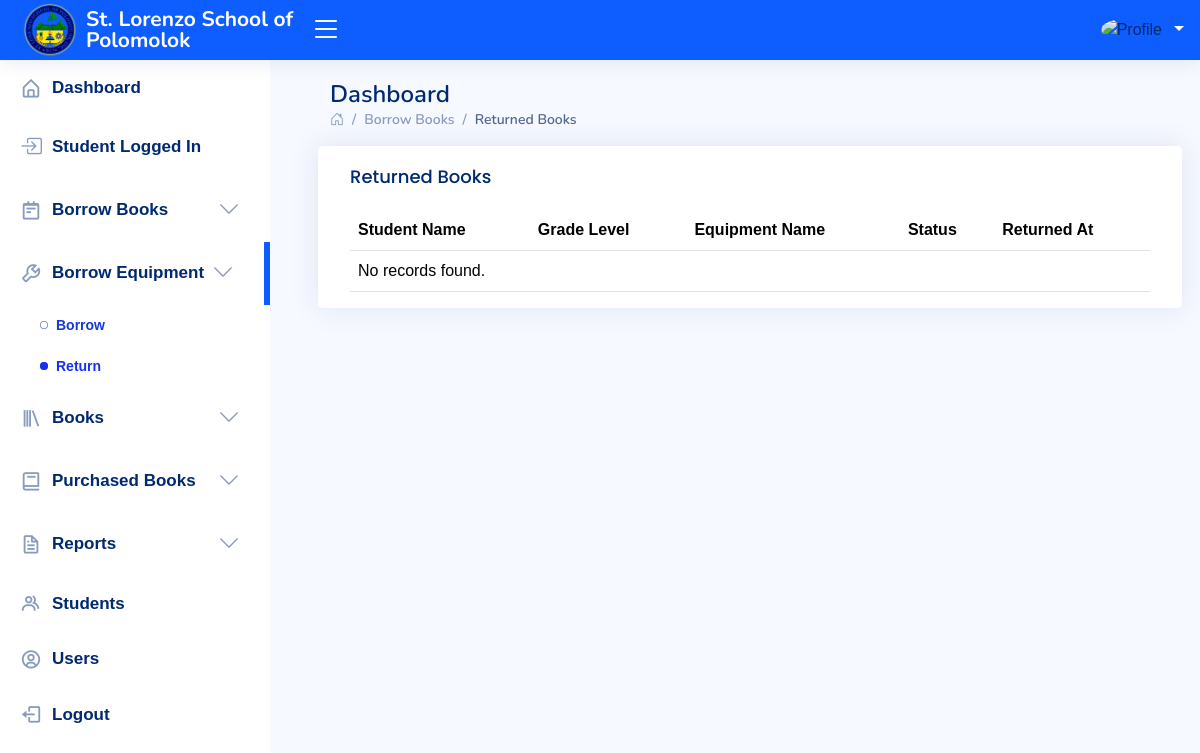
/administrator/returned-equipment.php, run on an earlier commit of the app's database.
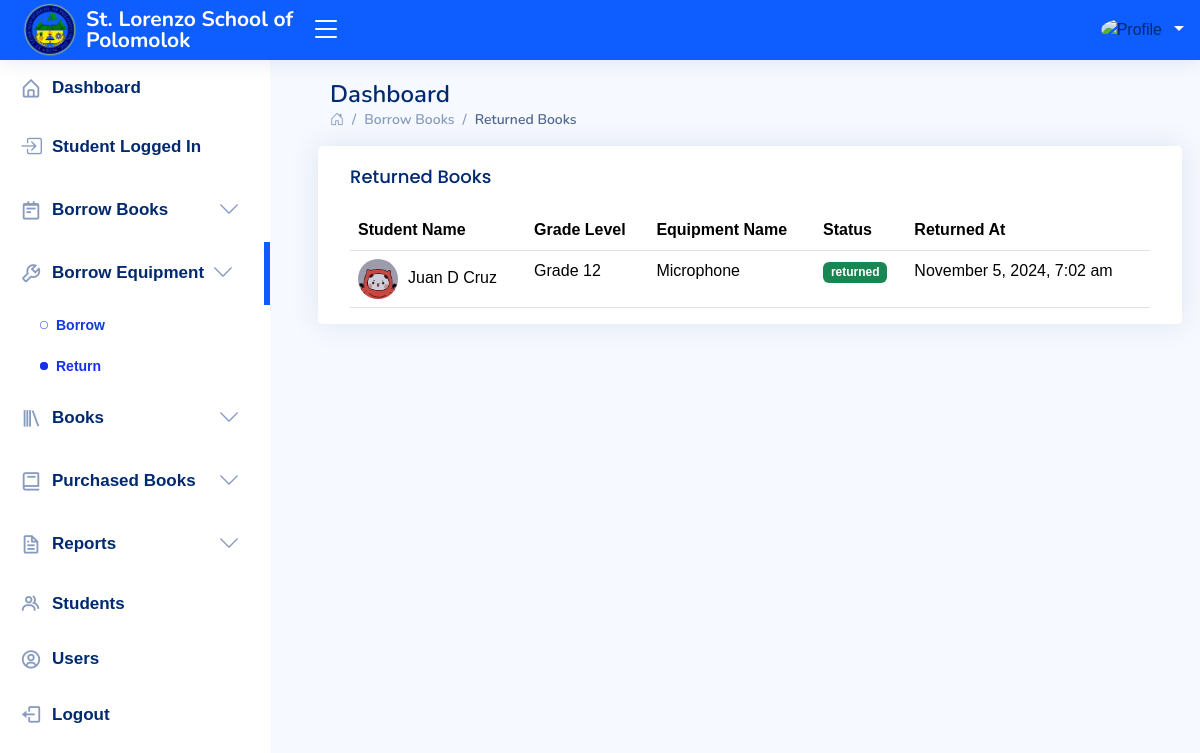
And on a later commit of the database.
### tables this page shows
CREATE TABLE IF NOT EXISTS `return_equipment` (
  `return_equipment_id` int NOT NULL AUTO_INCREMENT,
  `equipment_id` int NOT NULL,
  `quantity` int NOT NULL,
  `status` enum('returned','damaged','lost') NOT NULL,
  `returned_at` datetime DEFAULT CURRENT_TIMESTAMP,
  PRIMARY KEY (`return_equipment_id`),
  KEY `fk_equipment` (`equipment_id`)
);

CREATE TABLE IF NOT EXISTS `student` (
  `student_id` int NOT NULL AUTO_INCREMENT,
  `user_id` int NOT NULL,
  `rfid` varchar(255) NOT NULL,
  `firstname` varchar(255) NOT NULL,
  `middlename` varchar(255) NOT NULL,
  `lastname` varchar(255) NOT NULL,
  `gradelevel` varchar(255) NOT NULL,
  `address` varchar(255) NOT NULL,
  `picture` varchar(255) NOT NULL,
  `created_at` varchar(255) NOT NULL,
  PRIMARY KEY (`student_id`)
);

CREATE TABLE IF NOT EXISTS `equipment_borrow` (
  `equipment_id` int NOT NULL AUTO_INCREMENT,
  `student_id` int NOT NULL,
  `equipment` varchar(255) NOT NULL,
  `status` varchar(255) NOT NULL,
  `created_at` timestamp NOT NULL DEFAULT CURRENT_TIMESTAMP,
  PRIMARY KEY (`equipment_id`),
  KEY `fk_student` (`student_id`)
);

### administrator/returned-equipment.php (the view, shortened to what the changed rows need)
<!DOCTYPE html>
<html lang="en">
<head>
    <link href="assets/vendor/bootstrap/css/bootstrap.min.css" rel="stylesheet">
    <link href="assets/vendor/bootstrap-icons/bootstrap-icons.css" rel="stylesheet">
    <link href="assets/vendor/boxicons/css/boxicons.min.css" rel="stylesheet">
    <link href="assets/vendor/quill/quill.snow.css" rel="stylesheet">
    <link href="assets/vendor/quill/quill.bubble.css" rel="stylesheet">
    <link href="assets/vendor/remixicon/remixicon.css" rel="stylesheet">
    <link href="assets/vendor/simple-datatables/style.css" rel="stylesheet">
    <link href="assets/css/style.css" rel="stylesheet">
    <link href="assets/sweet-alert/sweetalert2.min.css" rel="stylesheet">
</head>
<body>
    <?php
    include 'inc/navbar.php';
    ?>
    <main id="main" class="main">
        <div class="pagetitle">
            <h1>Dashboard</h1>
        </div>
        <section class="section">
            <div class="row">
                <div class="card">
                    <div class="card-body">
                        <table class="table datatable">
                            <thead>
                                <tr>
                                    <th>Student Name</th>
                                    <th>Grade Level</th>
                                    <th>Equipment Name</th>
                                    <th>Status</th>
                                    <th>Returned At</th>
                                </tr>
                            </thead>
                            <tbody>
                                <?php
                                    $sql = "SELECT re.return_equipment_id,
                                                    CONCAT(s.firstname, ' ', s.middlename, ' ', s.lastname) AS student_name,
                                                    s.gradelevel,
                                                    s.picture, -- Include the picture field
                                                    eb.equipment AS equipment_name, -- Assuming you have an equipment name field
                                                    re.status,
                                                    re.returned_at
                                            FROM return_equipment re
                                            JOIN equipment_borrow eb ON re.equipment_id = eb.equipment_id -- Adjust the join if necessary
                                            JOIN student s ON eb.student_id = s.student_id";
                                    $result = $con->query($sql);
                                    if ($result === false) {
                                        echo "<tr><td colspan='5'>Error: " . $con->error . "</td></tr>";
                                    } elseif ($result->num_rows > 0) {
                                        while ($row = $result->fetch_assoc()) {
                                            echo "<tr>";
                                            echo "<td>";
                                            $picturePath = 'uploads/' . htmlspecialchars($row['picture']);
                                            if (!empty($row['picture'])) {
                                                echo "<img src='" . $picturePath . "' alt='Picture of " . htmlspecialchars($row['student_name']) . "' style='width: 40px; height: 40px; border-radius: 50%; object-fit: cover; margin-right: 10px;'>";
                                            } else {
                                                echo "<img src='path/to/default/image.jpg' alt='Default Picture' style='width: 40px; height: 40px; border-radius: 50%; object-fit: cover; margin-right: 10px;'>";
                                            }
                                            echo htmlspecialchars($row['student_name']);
                                            echo "</td>";
                                            echo "<td>" . htmlspecialchars($row['gradelevel']) . "</td>";
                                            echo "<td>" . htmlspecialchars($row['equipment_name']) . "</td>";
                                            switch (htmlspecialchars($row['status'])) {
                                                case 'returned':
                                                    $badgeClass = 'bg-success';
                                                    break;
                                            }
                                            echo "<td><span class='badge " . $badgeClass . "'>" . htmlspecialchars($row['status']) . "</span></td>";
                                            $returnedAt = date('F j, Y, g:i a', strtotime($row['returned_at']));
                                            echo "<td>" . htmlspecialchars($returnedAt) . "</td>";
                                            echo "</tr>";
                                        }
                                    } else {
                                        echo "<tr><td colspan='5'>No records found.</td></tr>";
                                    }
                                    ?>
                            </tbody>
                        </table>
                    </div>
                </div>
            </div>
        </section>
    </main>
</body>
</html>

What changed in the data, as far as the page shows it:
added return_equipment: student.picture (picture), student_name "Juan D Cruz", student.gradelevel "Grade 12", equipment.equipment "Microphone", status "returned", returned_at "November 5, 2024, 7:02 am"
Also different on the page:
text no longer shown: "No records found."
